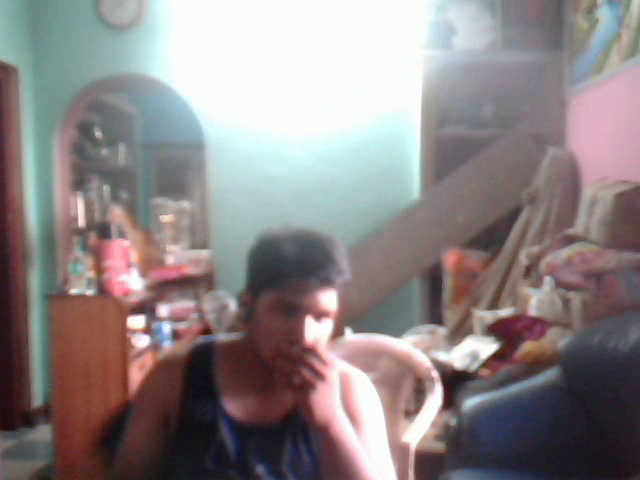
#> input picture frame 10 of output.avi, 640 x 480 px, given in place of the camera
$ python camera.py
#> lines starting #> are read from the running program, lines starting #| are printed output that depends on the picture; after the words box and inside, x2 and y2 are one past the last pixel; in counts of white or black regions, pixels touching at a corner belong together
import cv2
import smtplib
import imghdr
from email.message import EmailMessage
from gpiozero import MotionSensor

# Initialize motion sensor
motion_sensor = MotionSensor(4)

# Configure video recording
video_output = "output.avi"
video_codec = cv2.VideoWriter_fourcc(*"XVID")
video_fps = 20.0
video_resolution = (640, 480)
video_writer = cv2.VideoWriter(video_output, video_codec, video_fps, video_resolution)

# Configure email settings
smtp_server = "smtp.gmail.com"
smtp_port = 587
sender_email = "k.gokulappaduraikjgv@gmail.com"
receiver_email = "gokulappadurai.k@ckcet.ac.in"
email_password = "your-email-password"

# Function to send email notification with attached screenshots
def send_notification(subject, body, attachment):
    msg = EmailMessage()
    msg["Subject"] = subject
    msg["From"] = sender_email
    msg["To"] = receiver_email
    msg.set_content(body)

    with open(attachment, "rb") as f:
        file_data = f.read()
        file_type = imghdr.what(f.name)
        file_name = f.name

    msg.add_attachment(file_data, maintype="image", subtype=file_type, filename=file_name)

    with smtplib.SMTP(smtp_server, smtp_port) as smtp:
        smtp.starttls()
        smtp.login(sender_email, email_password)
        smtp.send_message(msg)

# Main loop
while True:
    if motion_sensor.motion_detected:
        # Capture video frames and save to output file
        video_capture = cv2.VideoCapture(0)
        while True:
            ret, frame = video_capture.read()
#> frame is the input picture: shape (480, 640, 3); mean B, G, R 133.4, 132.7, 141
            if ret:
                video_writer.write(frame)
                cv2.imshow("Video", frame)

                # Capture screenshots when motion is detected
                gray_frame = cv2.cvtColor(frame, cv2.COLOR_BGR2GRAY)
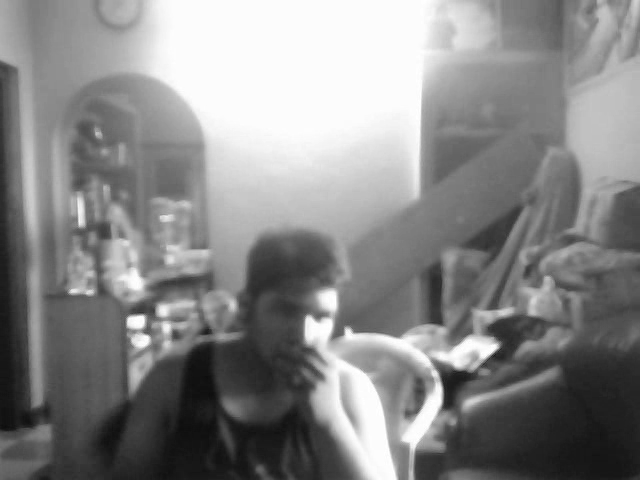
#> gray_frame: shape (480, 640); min 12, max 255, mean 135.2
                _, threshold_frame = cv2.threshold(gray_frame, 100, 255, cv2.THRESH_BINARY)
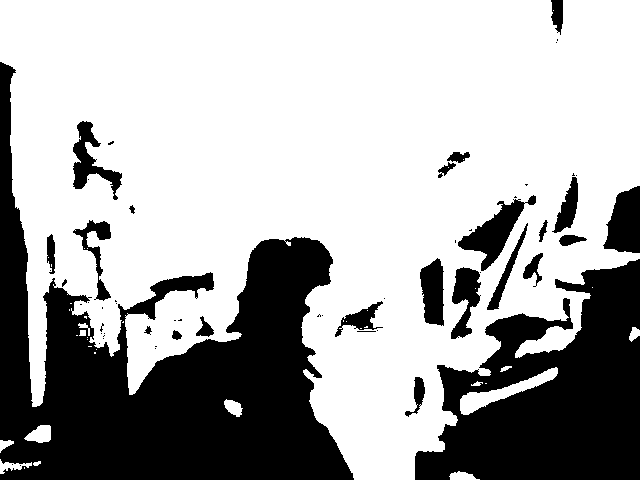
#> threshold_frame: shape (480, 640); 67.5% white; 58 black regions (34 under 20 px)
                contours, _ = cv2.findContours(threshold_frame, cv2.RETR_EXTERNAL, cv2.CHAIN_APPROX_SIMPLE)
#> contours = 27 contours, 16 with area under 20; largest, box (x1, y1, x2, y2) and area: (0, 0, 640, 480) 213090, (460, 367, 558, 415) 1142, (24, 425, 51, 443) 303, (224, 399, 243, 417) 187, (0, 459, 32, 474) 152

                # Create a copy of contours as a list before iterating
                contours_copy = list(contours)
#> contours_copy has the same summary as contours

                for contour in contours_copy:
                    if cv2.contourArea(contour) > 5000:
                        (x, y, w, h) = cv2.boundingRect(contour)
                        cv2.rectangle(frame, (x, y), (x + w, y + h), (0, 255, 0), 3)

                        # Check if there is a human detected
                        # You can implement a machine learning or deep learning model here

                        # Save screenshot
                        screenshot_file = "screenshot.jpg"
                        cv2.imwrite(screenshot_file, frame)

                        # Send email notification with screenshot
                        subject = "Security Alert: Motion Detected"
                        body = "Motion has been detected in your home."
#> (the run stopped early here; a loop or call above may not have finished)

$ run again, starting later in the video
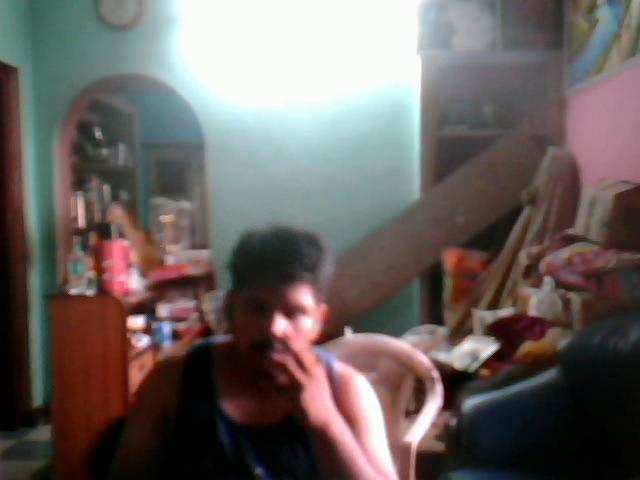
#> input picture frame 45 of output.avi, 640 x 480 px, given in place of the camera
#> frame is the input picture: shape (480, 640, 3); mean B, G, R 95.3, 98.2, 106.4
#> `gray_frame = cv2.cvtColor(frame, cv2.COLOR_BGR2GRAY)`:
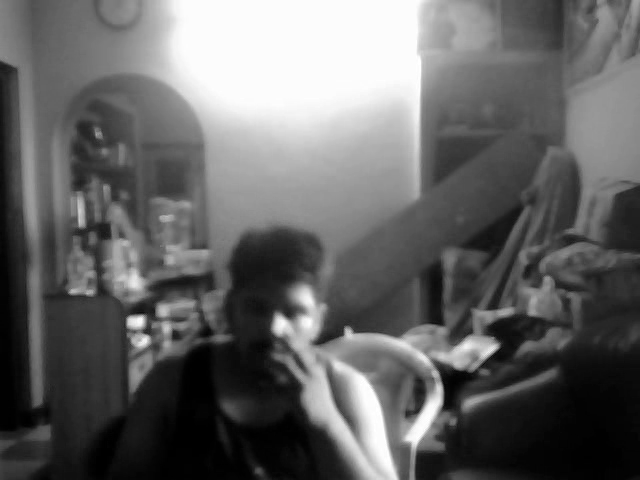
#> gray_frame: shape (480, 640); min 0, max 255, mean 100.3
#> `_, threshold_frame = cv2.threshold(gray_frame, 100, 255, cv2.THRESH_BI..`:
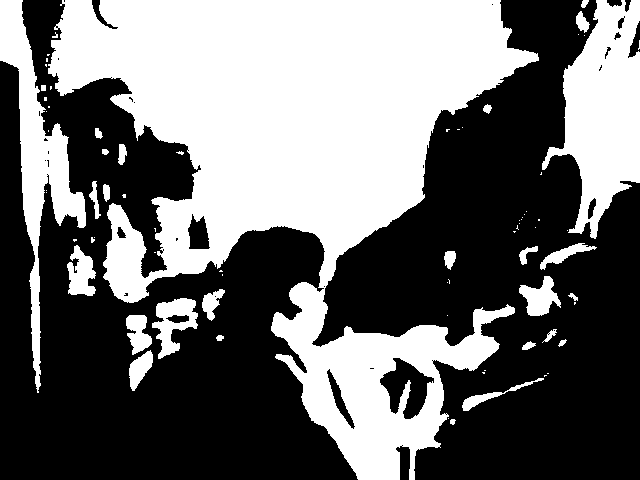
#> threshold_frame: shape (480, 640); 43.2% white; 75 white regions (47 under 20 px)
#> contours = 75 contours, 48 with area under 20; largest, box (x1, y1, x2, y2) and area: (48, 0, 539, 480) 104954, (542, 0, 640, 239) 12781, (0, 0, 86, 393) 8122, (152, 298, 198, 359) 1403, (67, 245, 96, 296) 866
#> contours_copy has the same summary as contours

$ run again, starting later in the video
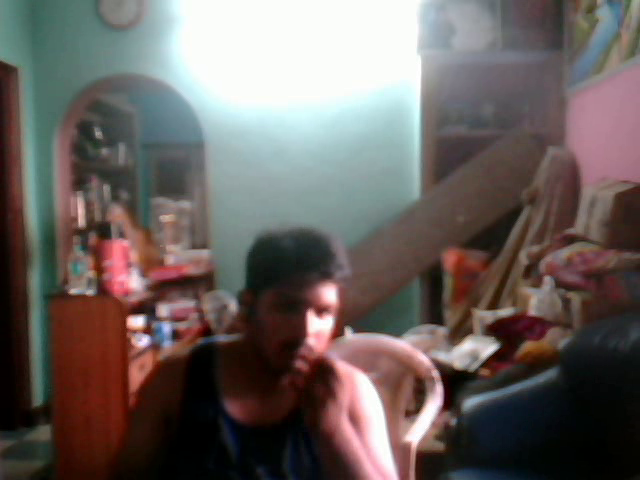
#> input picture frame 80 of output.avi, 640 x 480 px, given in place of the camera
#> frame is the input picture: shape (480, 640, 3); mean B, G, R 94.2, 97.2, 105.9
#> `gray_frame = cv2.cvtColor(frame, cv2.COLOR_BGR2GRAY)`:
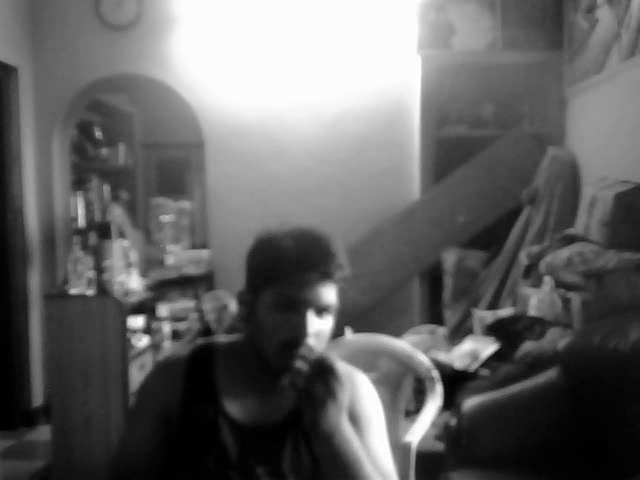
#> gray_frame: shape (480, 640); min 0, max 255, mean 99.4
#> `_, threshold_frame = cv2.threshold(gray_frame, 100, 255, cv2.THRESH_BI..`:
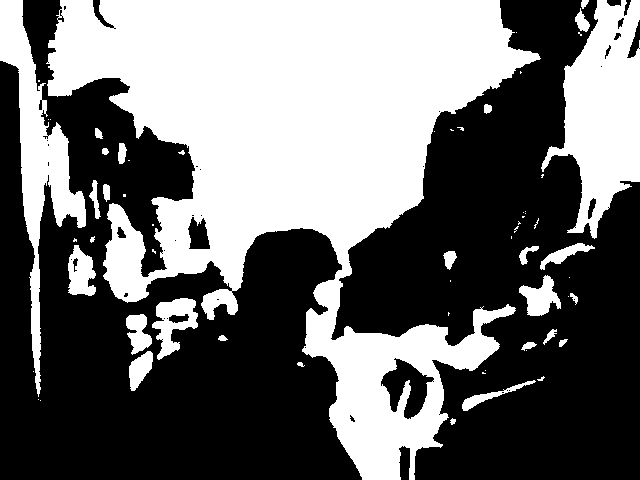
#> threshold_frame: shape (480, 640); 43% white; 63 white regions (34 under 20 px)
#> contours = 63 contours, 38 with area under 20; largest, box (x1, y1, x2, y2) and area: (46, 0, 541, 480) 103642, (541, 0, 640, 239) 12775, (0, 0, 86, 397) 8388, (152, 298, 198, 360) 1430, (68, 245, 96, 296) 950
#> contours_copy has the same summary as contours
